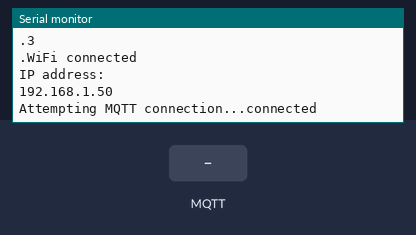
Simulated run of this sketch. Board: ESP8266 (NodeMCU). On the bench: the last lines printed to the serial monitor. The inputs (shaded band) are chosen by the test bench. WiFi joins after 1.5 s; servers stay silent unless stated; no MQTT or app messages arrive unless stated.

Above: at 2.7 s.
2.8 s: MQTT message "1" arrives on the first subscribed topic
At 4.0 s:
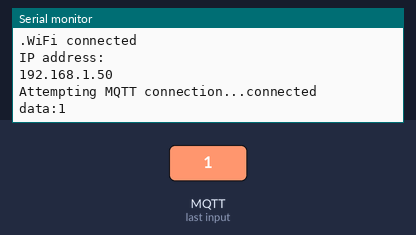
4.3 s: MQTT message "on" arrives on the first subscribed topic
At 5.1 s:
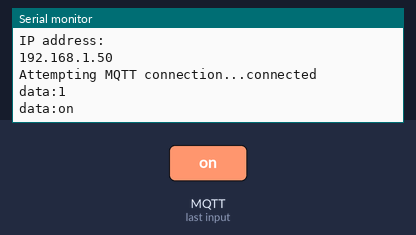
5.8 s: MQTT message "off" arrives on the first subscribed topic
At 6.3 s:
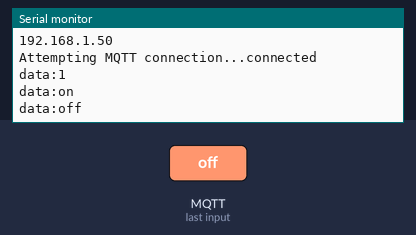
Timing chart, 0 to 8.8 s (numbered marks = the images above; inputs shaded):
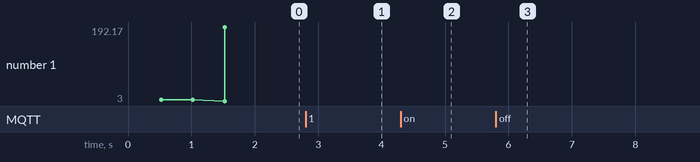

Measured:
- after the input at 2.8 s, the serial monitor: prints a new line at once (image 1)
- after the input at 4.3 s, the serial monitor: prints a new line at once (image 2)
- after the input at 5.8 s, the serial monitor: prints a new line at once (image 3)

The sketch:

WifiSmartConfig_MQTT.ino
```cpp
#ifndef UNIT_TEST
#include <Arduino.h>
#endif

#include <ESP8266WiFi.h>
#include <PubSubClient.h>
#include <ArduinoJson.h>

#include "FS.h"

String wifiSSID = "22@A532";//WIFISSID
String wifiPASS = "VkhKyq8k";//WIFI密码

const char* mqtt_server = "yibuwulianwang.com";
const int mqttport  = 1883;   //10086端口号
const char* sbid = "NodeMCU"; //1086设备ID
const char* cpid = "123509"; //产品ID
const char* jqxx = "sf123456"; //鉴权信息
const char* topic = "yibuwulianwang";

WiFiClient espClient;
PubSubClient client(espClient);

//Wifi连接
int setup_wifi() {
  delay(10);
  //WiFi.begin();
  // We start by connecting to a WiFi network
  Serial.println();
  Serial.print("Connecting to ssid:");
  Serial.println(wifiSSID.c_str());
  Serial.print("Connecting to password:");
  Serial.println(wifiPASS.c_str());
  WiFi.begin(wifiSSID.c_str(), wifiPASS.c_str());
  while (WiFi.status() != WL_CONNECTED) {
    delay(500);
    Serial.println(WiFi.status());
    Serial.print(".");
  }
  Serial.println("WiFi connected");
  Serial.println("IP address: ");
  Serial.println(WiFi.localIP());
  return 1;
}

//订阅消息回调
void callback(char* topic, byte* payload, unsigned int length) {
  //判断订阅主题设置GPIO
  String data = "";
  for (int i = 0; i < length; i++) {
    data = data + (char)payload[i];
  }
  Serial.print("data:");
  Serial.println(data);
}

//物联网重连
void reconnect() {
  while (!client.connected()) {
    Serial.print("Attempting MQTT connection...");
    if (client.connect(sbid, cpid, jqxx)) {
      Serial.println("connected");
      client.subscribe(topic);//订阅设备控制
    } else {
      Serial.print("failed, rc=");
      Serial.print(client.state());
      Serial.println(" try again in 5 seconds");
      // Wait 5 seconds before retrying
      delay(5000);
    }
  }
}

//获取温度湿度并发布给10086
void sendwd() {
  client.publish("$dp", (uint8_t*)"NodeMCU", 30, false);
}

void setup() {
  Serial.begin(115200);
  delay(10);
  if (1 == setup_wifi()) {
    client.setServer(mqtt_server, mqttport);
    client.setCallback(callback);
  };
}

void loop() {
  if (!client.connected()) {
    reconnect();
  }
  client.loop();
  long now = millis();
  //  if (now - lastMsg > 5000) {//定时5秒上报一次温度数据
  //    lastMsg = now;
  //    sendwd();
  //  }
}
```
